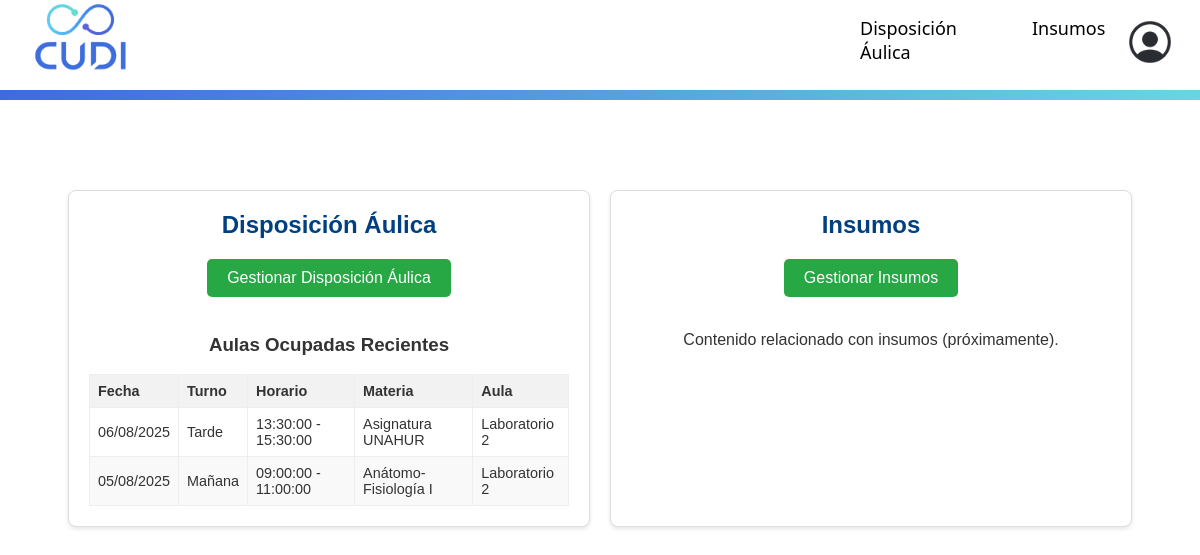
/index.php (signed in), run on the app's committed database.
### tables this page shows
CREATE TABLE `tarjetas_disposicion` (
  `id_tarjeta` int(11) NOT NULL,
  `fecha` date NOT NULL,
  `turno_id` int(11) NOT NULL,
  `itinerario_id` int(11) NOT NULL,
  `materia_id` int(11) NOT NULL,
  `aula_id` int(11) NOT NULL,
  `profesor_id` int(11) NOT NULL,
  `estado` enum('activa','duplicada','programada') DEFAULT 'activa',
  `fecha_creacion` timestamp NOT NULL DEFAULT current_timestamp()
);

CREATE TABLE `turnos` (
  `id_turno` int(11) NOT NULL,
  `nombre` varchar(20) NOT NULL,
  `hora_inicio` time NOT NULL,
  `hora_fin` time NOT NULL
);

CREATE TABLE `materias` (
  `id_materia` int(11) NOT NULL,
  `nombre` varchar(100) NOT NULL,
  `carrera_id` int(11) DEFAULT NULL,
  `curso_pre_admision_id` int(11) DEFAULT NULL,
  `profesor_id` int(11) DEFAULT NULL
);

CREATE TABLE `aulas` (
  `id_aula` int(11) NOT NULL,
  `piso` int(11) NOT NULL,
  `cantidad` int(11) NOT NULL,
  `numero` varchar(20) NOT NULL
);

### index.php (the view, shortened to what this page needs)
<?php
include 'conexion.php';
$sql_dias = "SELECT td.id_tarjeta, td.fecha, CONCAT(i.hora_inicio, ' - ', i.hora_fin) AS horario, m.nombre AS materia_nombre, a.numero AS aula_numero, t.nombre AS turno_nombre
             FROM tarjetas_disposicion td
             LEFT JOIN itinerario i ON td.itinerario_id = i.id_itinerario
             LEFT JOIN materias m ON td.materia_id = m.id_materia
             LEFT JOIN aulas a ON td.aula_id = a.id_aula
             LEFT JOIN turnos t ON td.turno_id = t.id_turno
             WHERE td.estado = 'activa'
             ORDER BY td.fecha DESC, i.hora_inicio
             LIMIT 10";
$result_dias = $conn->query($sql_dias);
?>
<!DOCTYPE html>
<html lang="es">
<head>
</head>
<body>
    <nav class="nav">
        <a href="index.php"><img id="logo" src="img/logo.png" alt="logo"></a>
        <div class="nav-links">
            <a href="disposicionaulica.php">Disposición Áulica</a>
            <a href="#">Insumos</a>
        </div>
        <a href="perfil.php"><img id="perfil" src="img/perfil.webp"></a>
    </nav>
    <div class="content-sections">
        <div class="section-box aulas-ocupadas">
            <h2>Disposición Áulica</h2>
            <a href="disposicionaulica.php" class="section-button">Gestionar Disposición Áulica</a>
            <br>
            <h3 align="center">Aulas Ocupadas Recientes</h3>
            <?php if ($result_dias->num_rows > 0): ?>
                <table>
                    <thead>
                        <tr>
                            <th>Fecha</th>
                            <th>Turno</th>
                            <th>Horario</th>
                            <th>Materia</th>
                            <th>Aula</th>
                        </tr>
                    </thead>
                    <tbody>
                        <?php while($row = $result_dias->fetch_assoc()): ?>
                            <tr>
                                <td><?php echo date('d/m/Y', strtotime($row['fecha'])); ?></td>
                                <td><?php echo $row['turno_nombre']; ?></td>
                                <td><?php echo $row['horario']; ?></td>
                                <td><?php echo $row['materia_nombre']; ?></td>
                                <td><?php echo $row['aula_numero']; ?></td>
                            </tr>
                        <?php endwhile; ?>
                    </tbody>
                </table>
            <?php else: ?>
                <p>
                <p id="p" align="center">No hay aulas ocupadas registradas.</p>
            <?php endif; ?>
        </div>
        <div class="section-box insumos-section">
            <h2>Insumos</h2>
            <a href="#" class="section-button">Gestionar Insumos</a>
            <br>
            <p align="center">Contenido relacionado con insumos (próximamente).</p>
        </div>
    </div>
</body>
</html>

### index.php (style rules this page uses)
body { font-family: Arial, sans-serif; margin: 0; color: #333; }
nav.nav { display: flex; align-items: center; justify-content: space-between; background-color: rgb(255, 255, 255); width: 100%; height: 80px; padding: 30px; box-sizing: border-box; position: absolute; top: 0; left: 0; right: 0; }
nav.nav::after { content: ""; position: absolute; top: 90px; right: 0px; left: 0px; height: 10px; width: 100%; background: linear-gradient(to right, #3B6CDC, #6BD4E2); }
#logo { width: 100px; font-weight: bold; color: rgb(0, 0, 0); font-family: 'Segoe UI'; text-decoration: none; }
.nav-links a { color: black; text-decoration: none; margin-left: 20px; font-size: 18px; padding: 5px 10px; border-radius: 5px; transition: background-color 0.3s ease; }
.nav-links { display: flex; list-style: none; gap: 35px; margin: 0; margin-left: 700px; padding: 0; }
.nav-links { color: rgb(0, 0, 0); cursor: pointer; font-size: 20px; font-family: 'Segoe UI'; }
.content-sections { margin-top:170px; display: flex; justify-content: center; gap: 20px; padding: 20px; flex-wrap: wrap; }
.section-box { background-color: white; border: 1px solid #ddd; border-radius: 8px; box-shadow: 0 2px 4px rgba(0,0,0,0.1); padding: 20px; width: 45%; min-width: 300px; box-sizing: border-box; }
.section-box h2 { margin-top: 0; color: #004080; text-align: center; }
.section-box .section-button { display: block; width: fit-content; margin: 15px auto 0 auto; padding: 10px 20px; background-color: #28a745; color: white; text-decoration: none; border-radius: 5px; text-align: center; transition: background-color 0.3s ease; }
.aulas-ocupadas table { width: 100%; border-collapse: collapse; margin-top: 15px; }
.aulas-ocupadas th, .aulas-ocupadas td { border: 1px solid #eee; padding: 8px; text-align: left; font-size: 0.9em; }
.aulas-ocupadas th { background-color: #f2f2f2; }
.aulas-ocupadas tr:nth-child(even) { background-color: #f9f9f9; }
#perfil { width: 50px; height: 50px; margin-left: 10px; margin-top:8px; border:none; border-radius:150px; }

### data on the page
tarjetas_disposicion: fecha "06/08/2025", turno.nombre "Tarde", horario "13:30:00 - 15:30:00", materia.nombre "Asignatura UNAHUR", aula.numero "Laboratorio 2"
tarjetas_disposicion: fecha "05/08/2025", turno.nombre "Mañana", horario "09:00:00 - 11:00:00", materia.nombre "Anátomo-Fisiología I", aula.numero "Laboratorio 2"
